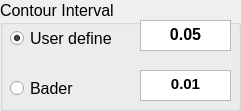
   <widget class="QGroupBox" name="Contour_group">
    <property name="geometry">
     <rect>
      <x>500</x>
      <y>10</y>
      <width>241</width>
      <height>111</height>
     </rect>
    </property>
    <property name="font">
     <font>
      <pointsize>12</pointsize>
     </font>
    </property>
    <property name="title">
     <string>Contour Interval</string>
    </property>
    <widget class="QRadioButton" name="user_define">
     <property name="enabled">
      <bool>true</bool>
     </property>
     <property name="geometry">
      <rect>
       <x>10</x>
       <y>30</y>
       <width>131</width>
       <height>16</height>
      </rect>
     </property>
     <property name="autoFillBackground">
      <bool>false</bool>
     </property>
     <property name="text">
      <string>User define</string>
     </property>
     <property name="checked">
      <bool>true</bool>
     </property>
     <property name="autoRepeat">
      <bool>false</bool>
     </property>
     <attribute name="buttonGroup">
      <string notr="true">buttonGroup</string>
     </attribute>
    </widget>
    <widget class="QRadioButton" name="Bader">
     <property name="geometry">
      <rect>
       <x>10</x>
       <y>80</y>
       <width>131</width>
       <height>16</height>
      </rect>
     </property>
     <property name="text">
      <string>Bader</string>
     </property>
     <attribute name="buttonGroup">
      <string notr="true">buttonGroup</string>
     </attribute>
    </widget>
    <widget class="QTextEdit" name="User_val">
     <property name="geometry">
      <rect>
       <x>140</x>
       <y>20</y>
       <width>91</width>
       <height>31</height>
      </rect>
     </property>
     <property name="html">
      <string>&lt;!DOCTYPE HTML PUBLIC &quot;-//W3C//DTD HTML 4.0//EN&quot; &quot;http://www.w3.org/TR/REC-html40/strict.dtd&quot;&gt;
&lt;html&gt;&lt;head&gt;&lt;meta name=&quot;qrichtext&quot; content=&quot;1&quot; /&gt;&lt;style type=&quot;text/css&quot;&gt;
p, li { white-space: pre-wrap; }
&lt;/style&gt;&lt;/head&gt;&lt;body style=&quot; font-family:'SimSun'; font-size:12pt; font-weight:400; font-style:normal;&quot;&gt;
&lt;p align=&quot;center&quot; style=&quot; margin-top:0px; margin-bottom:0px; margin-left:0px; margin-right:0px; -qt-block-indent:0; text-indent:0px;&quot;&gt;&lt;span style=&quot; font-weight:600;&quot;&gt;0.05&lt;/span&gt;&lt;/p&gt;&lt;/body&gt;&lt;/html&gt;</string>
     </property>
    </widget>
    <widget class="QTextEdit" name="Bader_val">
     <property name="geometry">
      <rect>
       <x>140</x>
       <y>70</y>
       <width>91</width>
       <height>31</height>
      </rect>
     </property>
     <property name="html">
      <string>&lt;!DOCTYPE HTML PUBLIC &quot;-//W3C//DTD HTML 4.0//EN&quot; &quot;http://www.w3.org/TR/REC-html40/strict.dtd&quot;&gt;
&lt;html&gt;&lt;head&gt;&lt;meta name=&quot;qrichtext&quot; content=&quot;1&quot; /&gt;&lt;style type=&quot;text/css&quot;&gt;
p, li { white-space: pre-wrap; }
&lt;/style&gt;&lt;/head&gt;&lt;body style=&quot; font-family:'SimSun'; font-size:12pt; font-weight:400; font-style:normal;&quot;&gt;
&lt;p align=&quot;center&quot; style=&quot; margin-top:0px; margin-bottom:0px; margin-left:0px; margin-right:0px; -qt-block-indent:0; text-indent:0px;&quot;&gt;&lt;span style=&quot; font-size:11pt; font-weight:600;&quot;&gt;0.01&lt;/span&gt;&lt;/p&gt;&lt;/body&gt;&lt;/html&gt;</string>
     </property>
    </widget>
   </widget>
